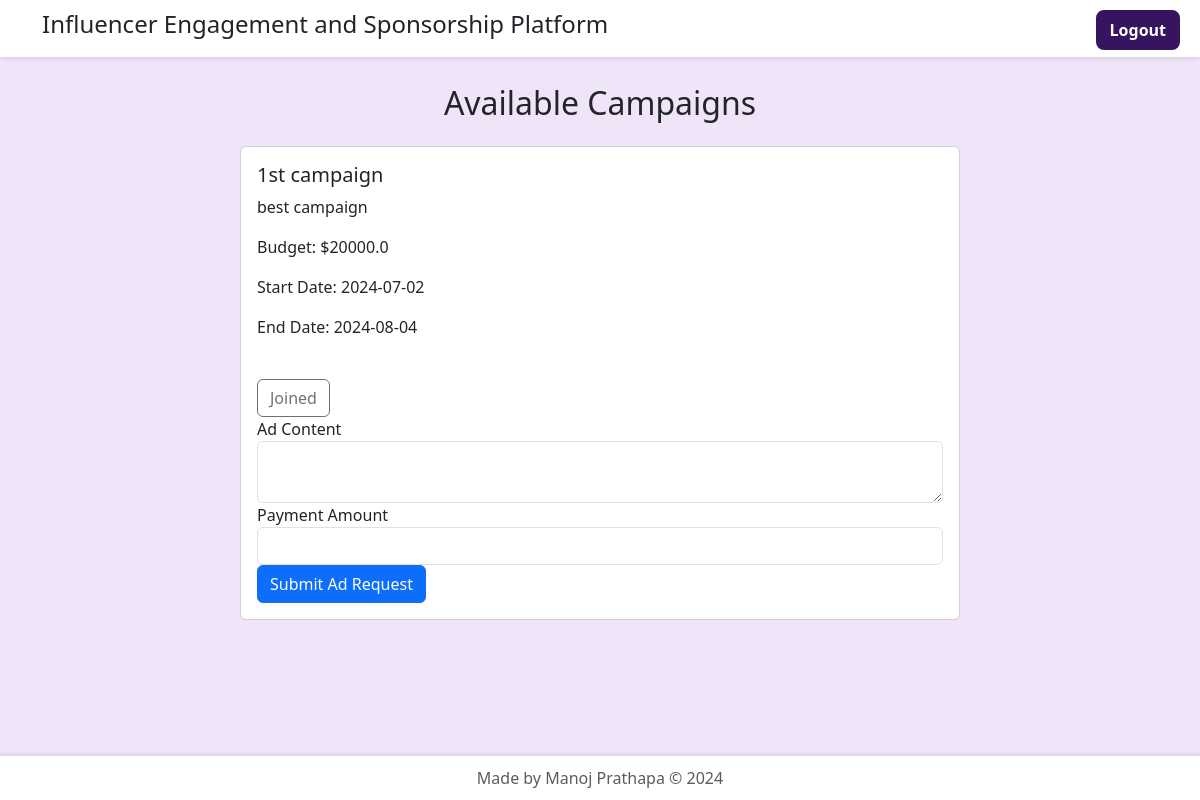
/campaigns (signed in), run on the app's committed database.
### models.py (models this page shows)
class Campaign(db.Model):
    campaign_id = db.Column(db.Integer, primary_key=True)
    sponsor_id = db.Column(db.Integer, db.ForeignKey('sponsor.sponsor_id'))
    title = db.Column(db.String(100), nullable=False)
    campaign_description = db.Column(db.Text, nullable=False)
    start = db.Column(db.Date, nullable=False)  # Changed from DateTime to Date
    end = db.Column(db.Date, nullable=False)    # Changed from DateTime to Date
    campaign_budget = db.Column(db.Float, nullable=False)
    visibility = db.Column(db.String(50), nullable=False)
    campaign_goals = db.Column(db.Text, nullable=True)
    sponsor = db.relationship('Sponsor', backref=db.backref('campaigns_list', lazy=True))

### app.py (the view)
@app.route('/campaigns')
@login_required
def view_campaigns():
    try:
        campaigns = Campaign.query.filter_by(visibility='public').all()
        user = current_user
        joined_campaigns = {camp.campaign_id: bool(CampaignInfluencer.query.filter_by(campaign_id=camp.campaign_id, influencer_id=user.user_id).first()) for camp in campaigns}
        form = AdRequestForm()
        return render_template('view_campaigns.html', campaigns=campaigns, current_user=user, joined_campaigns=joined_campaigns, form=form)
    except Exception as e:
        print(f"Error fetching campaigns: {e}")
        flash('Error fetching campaigns.', 'error')
        return redirect(url_for('index'))

### forms.py
class AdRequestForm(FlaskForm):
    request_content = TextAreaField('Content', validators=[DataRequired()])
    payment = FloatField('Payment Amount', validators=[DataRequired()])
    submit = SubmitField('Submit Ad Request')

### app.py (called while the page is built)
@login_manager.user_loader
def load_user(user_id):
    return User.query.get(user_id)

@app.before_request
def custom_middleware():
    if request.path.startswith('/admin') and current_user.role != 'admin':
        flash('Unauthorized access!', 'danger')
        return redirect(url_for('index'))

### templates/view_campaigns.html (shortened to what this page needs)
{% extends 'base.html' %}
{% block content %}
<div class="container mt-4">
  <h2 class="text-center mb-4">Available Campaigns</h2>
  <div class="row">
    <div class="col-md-8 offset-md-2">
      {% for campaign in campaigns %}
      <div class="card mb-4 campaign-item">
        <div class="card-body campaign-details">
          <h5 class="card-title">{{ campaign.title }}</h5>
          <p class="card-text">{{ campaign.campaign_description }}</p>
          <p class="card-text">Budget: ${{ campaign.campaign_budget }}</p>
          <p class="card-text">Start Date: {{ campaign.start.strftime('%Y-%m-%d') }}</p>
          <p class="card-text">End Date: {{ campaign.end.strftime('%Y-%m-%d') }}</p>
          <br />
          {% if current_user.role == 'influencer' %}
            {% if joined_campaigns.get(campaign.campaign_id) %}
              <button class="btn btn-disabled" disabled>Joined</button>
              <br />
              <form method="post" action="{{ url_for('submit_ad_request', campaign_id=campaign.campaign_id) }}">
                <div class="form-group">
                  <label for="request_content">Ad Content</label>
                  {{ form.request_content(class="form-control") }}
                </div>
                <div class="form-group">
                  <label for="payment">Payment Amount</label>
                  {{ form.payment(class="form-control") }}
                </div>
                <button type="submit" class="btn btn-primary">Submit Ad Request</button>
              </form>
            {% else %}
              <form method="post" action="{{ url_for('join_campaign', campaign_id=campaign.campaign_id) }}">
                <button type="submit" class="btn btn-primary">Join Campaign</button>
              </form>
            {% endif %}
          {% endif %}
        </div>
      </div>
      {% endfor %}
    </div>
  </div>
</div>
{% endblock %}

### templates/base.html (style rules this page uses)
body { display: flex; flex-direction: column; min-height: 100vh; background-color: #f0e5f8; }

### data on the page
Campaign: title "1st campaign", campaign_description "best campaign", campaign_budget "20000.0", start "2024-07-02", end "2024-08-04"
